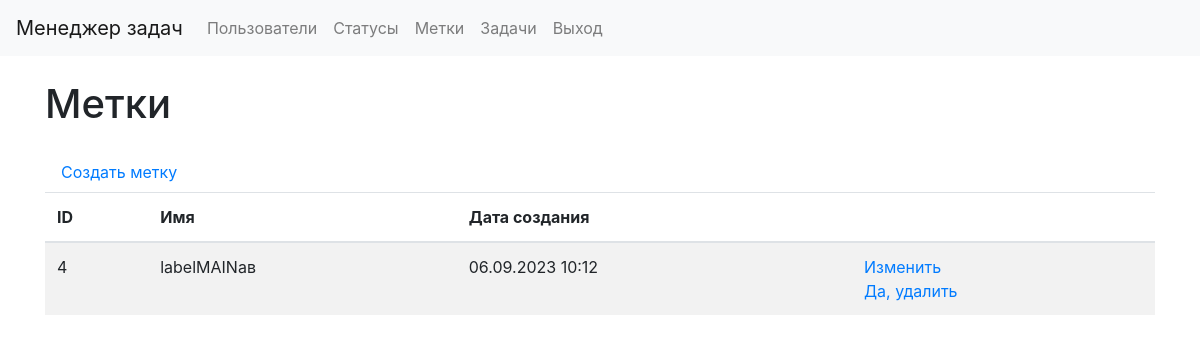
The app's page /labels/ (signed in) with its own data.
### labels/models.py (models this page shows, shortened)
class Label(models.Model):
    name = models.CharField(
        max_length=100,
        db_index=True,
        verbose_name="Статус"
    )
    created_at = models.DateTimeField(
        auto_now_add=True,
        verbose_name="Время создания"
    )
    updated_at = models.DateTimeField(
        auto_now=True,
        verbose_name="Время изменения"
    )
    class Meta:
        verbose_name = 'Метка'
        verbose_name_plural = 'Метки'
        ordering = ['id']

### labels/views.py (the view)
# urls.py: path('', LabelsList.as_view(), name="labels_list"),
class LabelsList(LoginRequiredMixin, DataMixin, ListView):
    model = Label
    template_name = "labels/labels_list.html"
    context_object_name = "labels"
    def get_context_data(self, *, object_list=None, **kwargs):
        context = super().get_context_data(**kwargs)
        c_def = self.get_user_context(title=_("Labels"))
        return context | c_def
    def get_queryset(self):
        return Label.objects.all()

### task_manager/utils.py (called while the page is built)
    def get_user_context(self, **kwargs):
        context = kwargs
        user_menu = menu.copy()
        if self.request.user.is_authenticated:
            user_menu.pop(4)
            user_menu.pop(4)
        if not self.request.user.is_authenticated:
            user_menu.pop(1)
            user_menu.pop(1)
            user_menu.pop(1)
            user_menu.pop(3)
        context['menu'] = user_menu
        return context

### task_manager/templates/labels/labels_list.html (shortened to what this page needs)
{% extends 'layout.html' %}
{% load bootstrap4 %}
{% block content %}
{% load i18n %}
<div class="container wrapper flex-grow-1">
    <h1 class="my-4">{% trans "Labels" %}</h1>
    <a class="nav-link" href="{% url "label_create" %}"> {% trans "Create label" %} </a>
    <table class="table table-striped">
        <thead>
            <tr>
                <th>ID</th>
                <th>{% trans "Name" %}</th>
                <th>{% trans "Creation date" %}</th>
                <th></th>
            </tr>
        </thead>
        <tbody>
            {% for label in labels %}
            <tr>
                <td> {{ label.id }} </td>
                <td> {{ label.name }} </td>
                <td> {{ label.created_at|date:"d.m.Y H:i" }} </td>
                <td>
                    <a href="{% url "label_update" label.id %}">{% trans "Update" %}</a>
                    <br>
                    <a href="{% url "label_delete" label.id %}">{% trans "Delete" %}</a>
                </td>
            </tr>
            {% endfor %}
        </tbody>
    </table>
</div>
{% endblock %}

### records on screen
Label: id "4", name "labelMAINав", created_at "06.09.2023 10:12"

### other values on screen
{{ menu_tag.title }} "Пользователи" "Статусы" "Метки" "Задачи" "Выход"
